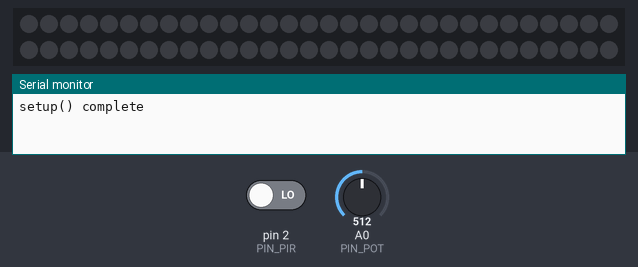
A sketch run on a simulated Arduino Uno, built with avr-gcc and run on an emulated ATmega328P. On the bench: 60 RGB LEDs in strip order, left to right, continuing on the next row, the last lines printed to the serial monitor. Inputs (shaded band) come from the test bench; at power-on: pin 2 (PIN_PIR) LOW, A0 (PIN_POT) = 512.

Above: at 1.3 s.
1.4 s: pin 2 (PIN_PIR) driven HIGH
At 1.67 s:
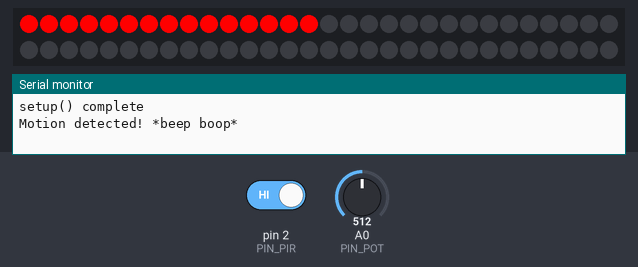
3.9 s: A0 (PIN_POT) set to 1023
At 6.25 s:
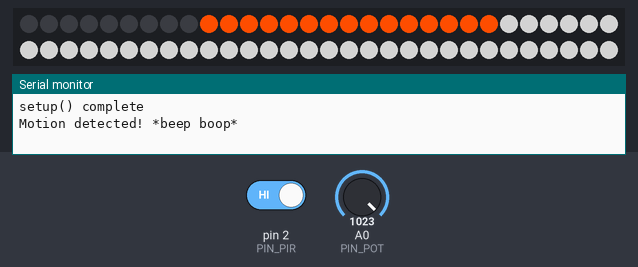
6.6 s: A0 (PIN_POT) set to 900
At 9.3 s:
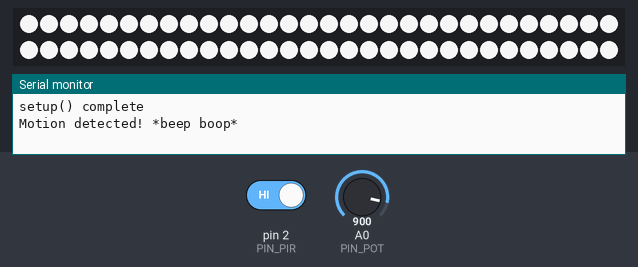
9.6 s: A0 (PIN_POT) set to 1023
At 9.77 s:
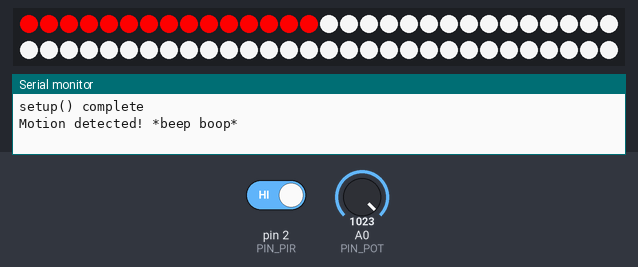
14.1 s: A0 (PIN_POT) set to 0
At 15.8 s:
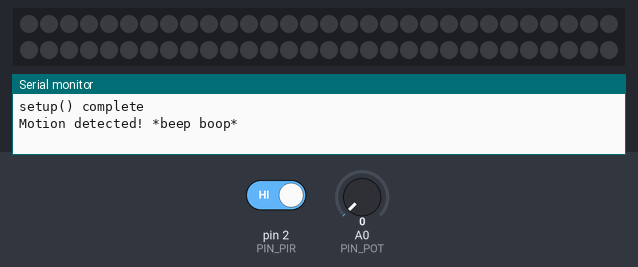
Timing chart, 0 to 17.1 s (numbered marks = the images above; inputs shaded):
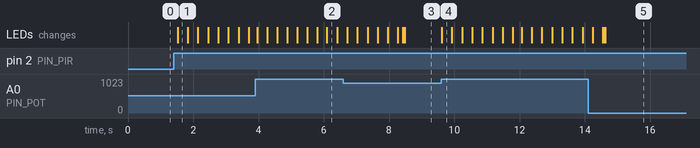

The sketch:

lighting.ino
```cpp
#include <Adafruit_NeoPixel.h>

#define BAUD_RATE 9600

#define DELAY_LOOP_ACTIVE    10
#define DELAY_LOOP_INACTIVE 500

// Motion Sensor
// Component: HC-SR501
// PIR = Passive Infrared sensor
// Digital output
#define PIN_PIR  2

// Dimmer
#define PIN_POT 0
int dimmerValue = 0;

// Light
#define PIN_LED 6
#define FADE_ON_SECONDS 3
#define NUM_LEDS_ON_IN_ANIMATION 15
Adafruit_NeoPixel strip = Adafruit_NeoPixel(60, PIN_LED, NEO_GRBW + NEO_KHZ800);
static uint32_t color = strip.Color(255,0,0);
bool motionDetectedPreviously = false;
bool motionDetected = false;

void setup() {
  pinMode(PIN_PIR, INPUT);

  strip.begin();
  strip.show(); // Initialize all pixels to 'off'

  Serial.begin(BAUD_RATE);
  Serial.println("setup() complete");
}

void loop() {
  // Update state from input
  updateMotionState();
  updateDimmerState();

  // Logging
  printToSerial();
  output();

  // Loop delay
  sleep();
}

void updateMotionState() {
  motionDetectedPreviously = motionDetected;
  motionDetected = digitalRead(PIN_PIR);
}

void updateDimmerState() {
  dimmerValue = analogRead(PIN_POT);
}

void printToSerial() {
  if (motionDetectedPreviously != motionDetected) {
    if (motionDetected) {
      Serial.println("Motion detected! *beep boop*");
    } else {
      Serial.println("Waiting for movement...");
    }
  }
}

/**
 * Output state to lights
 */
void output() {
  if (motionDetectedPreviously != motionDetected) {
    if (motionDetected) {
      outputAnimation();
      if (dimmerValue != 1023) {
        fadeOn();
      }
    }
  }

  // "party mode" when dimmer turned all the way up
  if (dimmerValue == 1023) {
    outputAnimation();
  }

  // normal behavior
  else {
    outputLight();
  }
}

void fadeOn() {
  static int wait = FADE_ON_SECONDS * 1000 / 255;
  static int lightValue = 0;
  static uint32_t color;
  lightValue = map(dimmerValue, 0, 1023, 0, 255);
  for (int i=0; i<lightValue; i++) {
    for (int p=0; p<strip.numPixels(); p++) {
      strip.setPixelColor(p, strip.Color(i,i,i));
    }
    strip.show();
    delay(wait);
  }
}

void outputLight() {
  static int lightValue = 0;
  static uint32_t color;
  if (motionDetected) {
    lightValue = map(dimmerValue, 0, 1023, 0, 255);
    color = strip.Color(lightValue, lightValue, lightValue);
  } else {
    color = strip.Color(0,0,0);
  }
  for (int i=0; i<strip.numPixels(); i++) {
    strip.setPixelColor(i, color);
  }
  strip.show();
}

void outputAnimation() {

  static int wait = 10;
  static uint32_t white = strip.Color(255, 255, 255);
  static uint32_t black = strip.Color(0, 0, 0);

  // initialize
  for (int i=0; i<NUM_LEDS_ON_IN_ANIMATION; i++) {
    strip.setPixelColor(i, color);
  }
  // cycle forward
  for (int i=NUM_LEDS_ON_IN_ANIMATION-1; i<strip.numPixels(); i++) {
    iterate();
    strip.setPixelColor(i, color);
    for (int j=i; j>=i-NUM_LEDS_ON_IN_ANIMATION; j--) {
      strip.setPixelColor(j, color);
    }
    if (i >= NUM_LEDS_ON_IN_ANIMATION) {
      strip.setPixelColor(i-NUM_LEDS_ON_IN_ANIMATION, black);
    }
    strip.show();
    delay(wait);
  }
  // cycle back
  for (int i=strip.numPixels()-NUM_LEDS_ON_IN_ANIMATION-1; i>=0; i--) {
    iterate();
    strip.setPixelColor(i, color);
    for (int j=i; j<=i+NUM_LEDS_ON_IN_ANIMATION; j++) {
      strip.setPixelColor(j, color);
    }
    if (i < strip.numPixels()-NUM_LEDS_ON_IN_ANIMATION) {
      strip.setPixelColor(i+NUM_LEDS_ON_IN_ANIMATION, black);
    }
    strip.show();
    delay(wait);
  }
  // cycle forward
  for (int i=NUM_LEDS_ON_IN_ANIMATION; i<strip.numPixels(); i++) {
    iterate();
    strip.setPixelColor(i, color);
    for (int j=i; j>=i-NUM_LEDS_ON_IN_ANIMATION; j--) {
      strip.setPixelColor(j, color);
    }
    if (i >= NUM_LEDS_ON_IN_ANIMATION) {
      strip.setPixelColor(i-NUM_LEDS_ON_IN_ANIMATION, black);
    }
    strip.show();
    delay(wait);
  }
  // cycle back
  for (int i=strip.numPixels()-NUM_LEDS_ON_IN_ANIMATION-1; i>=0; i--) {
    iterate();
    strip.setPixelColor(i, color);
    for (int j=i; j<=i+NUM_LEDS_ON_IN_ANIMATION; j++) {
      strip.setPixelColor(j, color);
    }
    if (i < strip.numPixels()-NUM_LEDS_ON_IN_ANIMATION) {
      strip.setPixelColor(i+NUM_LEDS_ON_IN_ANIMATION, black);
    }
    strip.show();
    delay(wait);
  }
  delay(50);

  // turn off
  for (int i=0; i<strip.numPixels(); i++) {
    strip.setPixelColor(i, black);
  }
  strip.show();
}

/**
 * Delay application depending on state.
 */
void sleep() {
  if (motionDetected) {
    delay(DELAY_LOOP_ACTIVE);
  } else {
    delay(DELAY_LOOP_INACTIVE);
  }
}

void iterate() {
  static int iterationsInAnimation = (strip.numPixels()-NUM_LEDS_ON_IN_ANIMATION)*4;
  static int count = 0;

  static int red = 255;
  static int green = 0;
  static int blue = 0;
  static int colorRange;
  colorRange = map(count, 0, iterationsInAnimation, 0, 1530);

  if (colorRange>=0 && colorRange<=255) {
    green = colorRange;
  } else if (colorRange>=256 && colorRange<=511) {
    red = 511-colorRange;
  } else if (colorRange>=512 && colorRange<=767) {
    blue = colorRange-512;
  } else if (colorRange>=768 && colorRange<=1023) {
    green = 1023-colorRange;
  } else if (colorRange>=1024 && colorRange<=1279) {
    red = colorRange-1024;
  } else if (colorRange>=1280 && colorRange<=1530) {
    blue = 1530-colorRange;
  }

  color = strip.Color(red, green, blue);

  if (count == iterationsInAnimation) {
    count = 0;
  } else {
    count = count + 1;
  }
}
```

Measured:
- after the input at 1.4 s, the LEDs: change after 0.12 s (image 1)
- after the input at 6.6 s, the LEDs: first differ from a run without the input after 1.9 s (image 3)
- after the input at 9.6 s, the LEDs: change at once (image 4)
- after the input at 14.1 s, the LEDs: first differ from a run without the input after 0.53 s (image 5)
